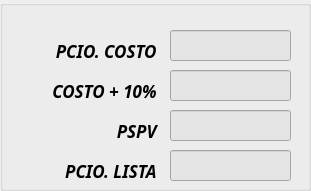
  <widget class="QGroupBox" name="groupBox_5">
   <property name="geometry">
    <rect>
     <x>590</x>
     <y>40</y>
     <width>311</width>
     <height>191</height>
    </rect>
   </property>
   <property name="title">
    <string/>
   </property>
   <widget class="QLineEdit" name="line_PSPV">
    <property name="geometry">
     <rect>
      <x>170</x>
      <y>110</y>
      <width>121</width>
      <height>31</height>
     </rect>
    </property>
    <property name="font">
     <font>
      <family>Calibri</family>
      <pointsize>14</pointsize>
     </font>
    </property>
    <property name="styleSheet">
     <string notr="true">color: rgb(0, 0, 0);
background-color: rgb(229, 229, 229);</string>
    </property>
    <property name="text">
     <string/>
    </property>
    <property name="alignment">
     <set>Qt::AlignRight|Qt::AlignTrailing|Qt::AlignVCenter</set>
    </property>
   </widget>
   <widget class="QLabel" name="label_9">
    <property name="geometry">
     <rect>
      <x>80</x>
      <y>120</y>
      <width>81</width>
      <height>21</height>
     </rect>
    </property>
    <property name="font">
     <font>
      <family>Javanese Text</family>
      <pointsize>13</pointsize>
      <weight>75</weight>
      <italic>true</italic>
      <bold>true</bold>
     </font>
    </property>
    <property name="styleSheet">
     <string notr="true">color: rgb(0, 0, 0);</string>
    </property>
    <property name="text">
     <string>PSPV </string>
    </property>
    <property name="alignment">
     <set>Qt::AlignRight|Qt::AlignTrailing|Qt::AlignVCenter</set>
    </property>
   </widget>
   <widget class="QLabel" name="label_8">
    <property name="geometry">
     <rect>
      <x>-20</x>
      <y>80</y>
      <width>181</width>
      <height>21</height>
     </rect>
    </property>
    <property name="font">
     <font>
      <family>Javanese Text</family>
      <pointsize>13</pointsize>
      <weight>75</weight>
      <italic>true</italic>
      <bold>true</bold>
     </font>
    </property>
    <property name="styleSheet">
     <string notr="true">color: rgb(0, 0, 0);</string>
    </property>
    <property name="text">
     <string>COSTO + 10% </string>
    </property>
    <property name="alignment">
     <set>Qt::AlignRight|Qt::AlignTrailing|Qt::AlignVCenter</set>
    </property>
   </widget>
   <widget class="QLabel" name="label_7">
    <property name="geometry">
     <rect>
      <x>20</x>
      <y>40</y>
      <width>141</width>
      <height>21</height>
     </rect>
    </property>
    <property name="font">
     <font>
      <family>Javanese Text</family>
      <pointsize>13</pointsize>
      <weight>75</weight>
      <italic>true</italic>
      <bold>true</bold>
     </font>
    </property>
    <property name="styleSheet">
     <string notr="true">color: rgb(0, 0, 0);</string>
    </property>
    <property name="text">
     <string>PCIO. COSTO </string>
    </property>
    <property name="alignment">
     <set>Qt::AlignRight|Qt::AlignTrailing|Qt::AlignVCenter</set>
    </property>
   </widget>
   <widget class="QLineEdit" name="line_Pcio_Lista">
    <property name="geometry">
     <rect>
      <x>170</x>
      <y>150</y>
      <width>121</width>
      <height>31</height>
     </rect>
    </property>
    <property name="font">
     <font>
      <family>Calibri</family>
      <pointsize>14</pointsize>
     </font>
    </property>
    <property name="styleSheet">
     <string notr="true">color: rgb(0, 0, 0);
background-color: rgb(229, 229, 229);</string>
    </property>
    <property name="text">
     <string/>
    </property>
    <property name="alignment">
     <set>Qt::AlignRight|Qt::AlignTrailing|Qt::AlignVCenter</set>
    </property>
   </widget>
   <widget class="QLineEdit" name="line_Costo10">
    <property name="geometry">
     <rect>
      <x>170</x>
      <y>70</y>
      <width>121</width>
      <height>31</height>
     </rect>
    </property>
    <property name="font">
     <font>
      <family>Calibri</family>
      <pointsize>14</pointsize>
     </font>
    </property>
    <property name="styleSheet">
     <string notr="true">color: rgb(0, 0, 0);
background-color: rgb(229, 229, 229);</string>
    </property>
    <property name="text">
     <string/>
    </property>
    <property name="alignment">
     <set>Qt::AlignRight|Qt::AlignTrailing|Qt::AlignVCenter</set>
    </property>
   </widget>
   <widget class="QLabel" name="label_16">
    <property name="geometry">
     <rect>
      <x>-20</x>
      <y>160</y>
      <width>181</width>
      <height>21</height>
     </rect>
    </property>
    <property name="font">
     <font>
      <family>Javanese Text</family>
      <pointsize>13</pointsize>
      <weight>75</weight>
      <italic>true</italic>
      <bold>true</bold>
     </font>
    </property>
    <property name="styleSheet">
     <string notr="true">color: rgb(0, 0, 0);</string>
    </property>
    <property name="text">
     <string>PCIO. LISTA </string>
    </property>
    <property name="alignment">
     <set>Qt::AlignRight|Qt::AlignTrailing|Qt::AlignVCenter</set>
    </property>
   </widget>
   <widget class="QLineEdit" name="line_Pcio_Costo">
    <property name="geometry">
     <rect>
      <x>170</x>
      <y>30</y>
      <width>121</width>
      <height>31</height>
     </rect>
    </property>
    <property name="font">
     <font>
      <family>Calibri</family>
      <pointsize>14</pointsize>
     </font>
    </property>
    <property name="styleSheet">
     <string notr="true">color: rgb(0, 0, 0);
background-color: rgb(229, 229, 229);
</string>
    </property>
    <property name="text">
     <string/>
    </property>
    <property name="alignment">
     <set>Qt::AlignRight|Qt::AlignTrailing|Qt::AlignVCenter</set>
    </property>
   </widget>
  </widget>
